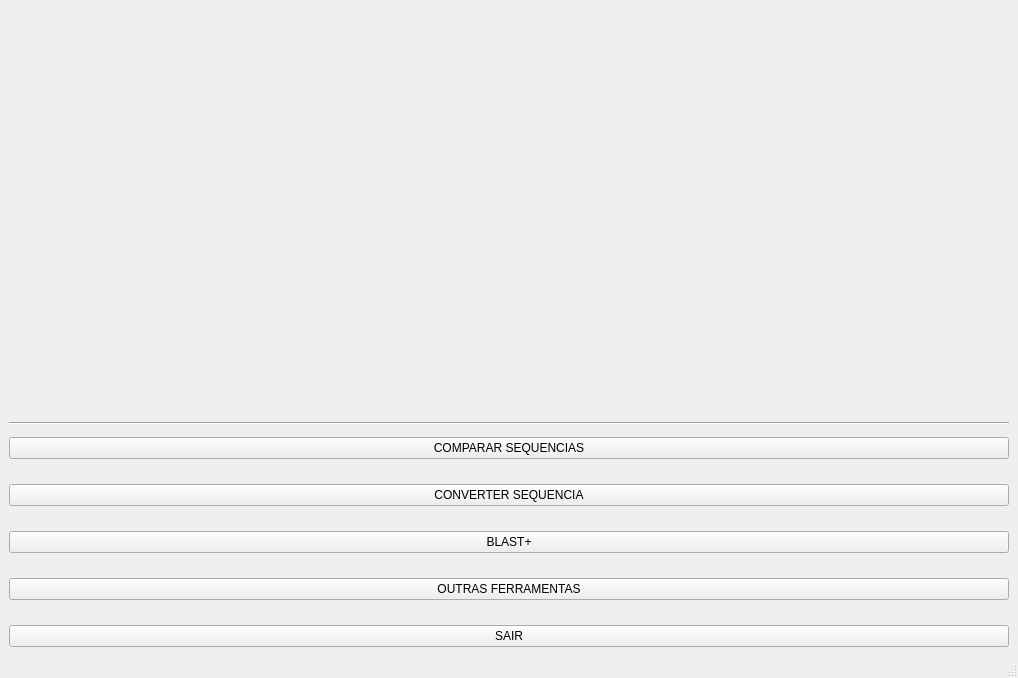
<?xml version="1.0" encoding="UTF-8"?>
<ui version="4.0">
 <class>Tela_Principal</class>
 <widget class="QMainWindow" name="Tela_Principal">
  <property name="windowModality">
   <enum>Qt::NonModal</enum>
  </property>
  <property name="geometry">
   <rect>
    <x>0</x>
    <y>0</y>
    <width>1018</width>
    <height>678</height>
   </rect>
  </property>
  <property name="windowTitle">
   <string>Tela Inicial - GeMapCom</string>
  </property>
  <property name="autoFillBackground">
   <bool>false</bool>
  </property>
  <property name="toolButtonStyle">
   <enum>Qt::ToolButtonIconOnly</enum>
  </property>
  <property name="tabShape">
   <enum>QTabWidget::Rounded</enum>
  </property>
  <widget class="QWidget" name="centralwidget">
   <layout class="QGridLayout" name="gridLayout">
    <item row="0" column="0">
     <layout class="QVBoxLayout" name="verticalLayout_2">
      <property name="spacing">
       <number>12</number>
      </property>
      <item>
       <layout class="QVBoxLayout" name="verticalLayout">
        <item>
         <widget class="QLabel" name="label">
          <property name="text">
           <string/>
          </property>
          <property name="pixmap">
           <pixmap resource="../../control_ext_files.qrc">:/images/Gemapcom_banner_3.png</pixmap>
          </property>
          <property name="scaledContents">
           <bool>true</bool>
          </property>
          <property name="alignment">
           <set>Qt::AlignCenter</set>
          </property>
         </widget>
        </item>
       </layout>
      </item>
      <item>
       <widget class="Line" name="line">
        <property name="orientation">
         <enum>Qt::Horizontal</enum>
        </property>
       </widget>
      </item>
      <item>
       <widget class="QPushButton" name="botao_tela_comparacao">
        <property name="cursor">
         <cursorShape>PointingHandCursor</cursorShape>
        </property>
        <property name="text">
         <string>COMPARAR SEQUENCIAS</string>
        </property>
       </widget>
      </item>
      <item>
       <spacer name="verticalSpacer">
        <property name="orientation">
         <enum>Qt::Vertical</enum>
        </property>
        <property name="sizeType">
         <enum>QSizePolicy::Maximum</enum>
        </property>
        <property name="sizeHint" stdset="0">
         <size>
          <width>20</width>
          <height>13</height>
         </size>
        </property>
       </spacer>
      </item>
      <item>
       <widget class="QPushButton" name="botao_tela_converter">
        <property name="cursor">
         <cursorShape>PointingHandCursor</cursorShape>
        </property>
        <property name="text">
         <string>CONVERTER SEQUENCIA</string>
        </property>
       </widget>
      </item>
      <item>
       <spacer name="verticalSpacer_2">
        <property name="orientation">
         <enum>Qt::Vertical</enum>
        </property>
        <property name="sizeType">
         <enum>QSizePolicy::Maximum</enum>
        </property>
        <property name="sizeHint" stdset="0">
         <size>
          <width>20</width>
          <height>13</height>
         </size>
        </property>
       </spacer>
      </item>
      <item>
       <widget class="QPushButton" name="botao_tela_outras">
        <property name="cursor">
         <cursorShape>PointingHandCursor</cursorShape>
        </property>
        <property name="text">
         <string>BLAST+</string>
        </property>
       </widget>
      </item>
      <item>
       <spacer name="verticalSpacer_3">
        <property name="orientation">
         <enum>Qt::Vertical</enum>
        </property>
        <property name="sizeType">
         <enum>QSizePolicy::Maximum</enum>
        </property>
        <property name="sizeHint" stdset="0">
         <size>
          <width>20</width>
          <height>13</height>
         </size>
        </property>
       </spacer>
      </item>
      <item>
       <widget class="QPushButton" name="botao_tela_outras_2">
        <property name="cursor">
         <cursorShape>PointingHandCursor</cursorShape>
        </property>
        <property name="text">
         <string>OUTRAS FERRAMENTAS</string>
        </property>
       </widget>
      </item>
      <item>
       <spacer name="verticalSpacer_4">
        <property name="orientation">
         <enum>Qt::Vertical</enum>
        </property>
        <property name="sizeType">
         <enum>QSizePolicy::Maximum</enum>
        </property>
        <property name="sizeHint" stdset="0">
         <size>
          <width>20</width>
          <height>13</height>
         </size>
        </property>
       </spacer>
      </item>
      <item>
       <widget class="QPushButton" name="botao_sair">
        <property name="cursor">
         <cursorShape>PointingHandCursor</cursorShape>
        </property>
        <property name="text">
         <string>SAIR</string>
        </property>
        <property name="autoDefault">
         <bool>false</bool>
        </property>
        <property name="default">
         <bool>false</bool>
        </property>
        <property name="flat">
         <bool>false</bool>
        </property>
       </widget>
      </item>
     </layout>
    </item>
   </layout>
  </widget>
  <widget class="QStatusBar" name="statusbar"/>
 </widget>
 <resources>
  <include location="../../control_ext_files.qrc"/>
 </resources>
 <connections/>
</ui>
